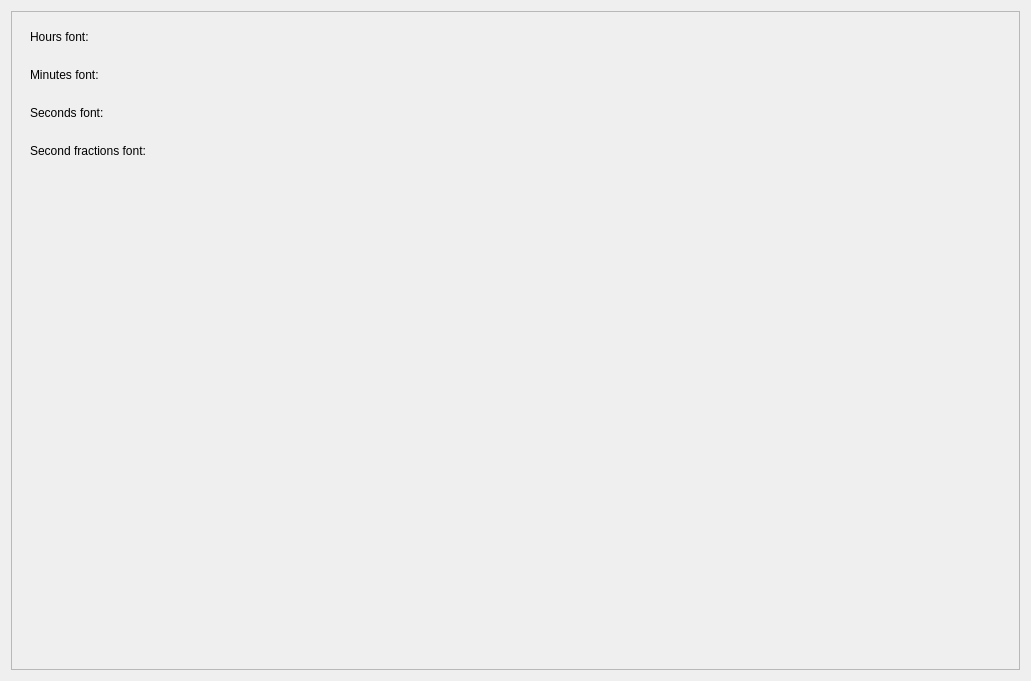
<?xml version="1.0" encoding="UTF-8"?>
<ui version="4.0">
 <class>FontSettings</class>
 <widget class="QWidget" name="FontSettings">
  <property name="geometry">
   <rect>
    <x>0</x>
    <y>0</y>
    <width>1031</width>
    <height>681</height>
   </rect>
  </property>
  <layout class="QHBoxLayout" name="horizontalLayout_2">
   <item>
    <widget class="QScrollArea" name="scrollArea">
     <property name="widgetResizable">
      <bool>true</bool>
     </property>
     <widget class="QWidget" name="scrollAreaWidgetContents">
      <property name="geometry">
       <rect>
        <x>0</x>
        <y>0</y>
        <width>1017</width>
        <height>667</height>
       </rect>
      </property>
      <layout class="QVBoxLayout" name="verticalLayout_4">
       <item>
        <widget class="QWidget" name="widget" native="true">
         <layout class="QHBoxLayout" name="horizontalLayout">
          <item>
           <widget class="QLabel" name="label">
            <property name="text">
             <string>Hours font:</string>
            </property>
           </widget>
          </item>
          <item>
           <widget class="KFontRequester" name="kcfg_hourFont">
            <property name="sizePolicy">
             <sizepolicy hsizetype="Maximum" vsizetype="Preferred">
              <horstretch>0</horstretch>
              <verstretch>0</verstretch>
             </sizepolicy>
            </property>
            <property name="font">
             <font>
              <family>Sans Serif</family>
              <pointsize>54</pointsize>
              <weight>50</weight>
              <italic>false</italic>
              <bold>false</bold>
             </font>
            </property>
           </widget>
          </item>
         </layout>
        </widget>
       </item>
       <item>
        <widget class="QWidget" name="widget_2" native="true">
         <layout class="QHBoxLayout" name="horizontalLayout_3">
          <item>
           <widget class="QLabel" name="label_2">
            <property name="text">
             <string>Minutes font:</string>
            </property>
           </widget>
          </item>
          <item>
           <widget class="KFontRequester" name="kcfg_minFont">
            <property name="sizePolicy">
             <sizepolicy hsizetype="Maximum" vsizetype="Preferred">
              <horstretch>0</horstretch>
              <verstretch>0</verstretch>
             </sizepolicy>
            </property>
            <property name="font">
             <font>
              <family>Sans Serif</family>
              <pointsize>54</pointsize>
              <weight>50</weight>
              <italic>false</italic>
              <bold>false</bold>
             </font>
            </property>
           </widget>
          </item>
         </layout>
        </widget>
       </item>
       <item>
        <widget class="QWidget" name="widget_3" native="true">
         <layout class="QHBoxLayout" name="horizontalLayout_4">
          <item>
           <widget class="QLabel" name="label_3">
            <property name="text">
             <string>Seconds font:</string>
            </property>
           </widget>
          </item>
          <item>
           <widget class="KFontRequester" name="kcfg_secFont">
            <property name="sizePolicy">
             <sizepolicy hsizetype="Maximum" vsizetype="Preferred">
              <horstretch>0</horstretch>
              <verstretch>0</verstretch>
             </sizepolicy>
            </property>
            <property name="font">
             <font>
              <family>Sans Serif</family>
              <pointsize>54</pointsize>
              <weight>50</weight>
              <italic>false</italic>
              <bold>false</bold>
             </font>
            </property>
           </widget>
          </item>
         </layout>
        </widget>
       </item>
       <item>
        <widget class="QWidget" name="widget_4" native="true">
         <layout class="QHBoxLayout" name="horizontalLayout_5">
          <item>
           <widget class="QLabel" name="label_4">
            <property name="text">
             <string>Second fractions font:</string>
            </property>
           </widget>
          </item>
          <item>
           <widget class="KFontRequester" name="kcfg_fracFont">
            <property name="sizePolicy">
             <sizepolicy hsizetype="Maximum" vsizetype="Preferred">
              <horstretch>0</horstretch>
              <verstretch>0</verstretch>
             </sizepolicy>
            </property>
            <property name="font">
             <font>
              <family>Sans Serif</family>
              <pointsize>54</pointsize>
              <weight>50</weight>
              <italic>false</italic>
              <bold>false</bold>
             </font>
            </property>
           </widget>
          </item>
         </layout>
        </widget>
       </item>
       <item>
        <spacer name="verticalSpacer">
         <property name="orientation">
          <enum>Qt::Vertical</enum>
         </property>
         <property name="sizeHint" stdset="0">
          <size>
           <width>20</width>
           <height>40</height>
          </size>
         </property>
        </spacer>
       </item>
      </layout>
     </widget>
    </widget>
   </item>
  </layout>
 </widget>
 <customwidgets>
  <customwidget>
   <class>KFontRequester</class>
   <extends>QWidget</extends>
   <header>kfontrequester.h</header>
  </customwidget>
 </customwidgets>
 <resources/>
 <connections/>
</ui>
